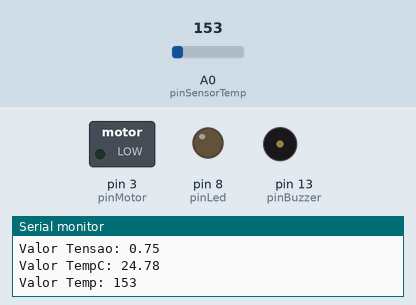
Recording of a sketch running on a simulated Arduino Uno, built with avr-gcc and run on an emulated ATmega328P. Shown: switched loads named in the sketch (green lamp = pin HIGH), output pins drawn as LEDs (lit = HIGH), buzzer (waves = sounding, pin HIGH), the last lines printed to the serial monitor. The test bench sets the inputs (shaded band); at power-on: A0 (pinSensorTemp) = 153.

Above: at 1.2 s.
1.3 s: A0 (pinSensorTemp) set to 170
At 2.4 s:
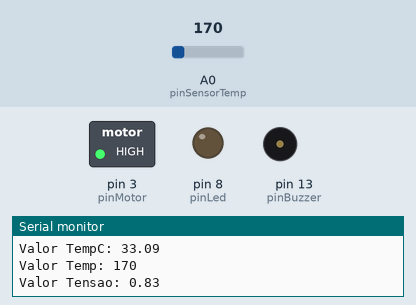
2.9 s: A0 (pinSensorTemp) set to 219
At 3.6 s:
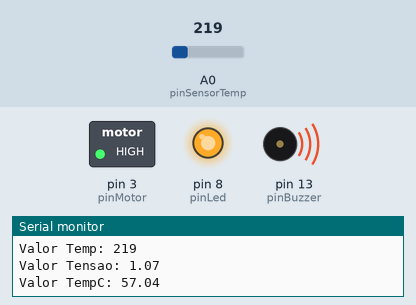
4.5 s: A0 (pinSensorTemp) set to 191
At 6.1 s:
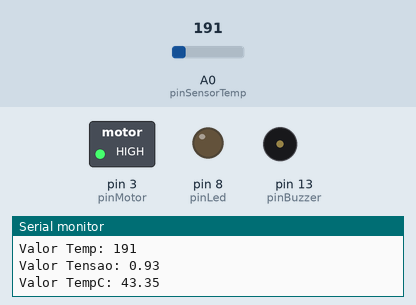
7.5 s: A0 (pinSensorTemp) set to 221
At 8.2 s:
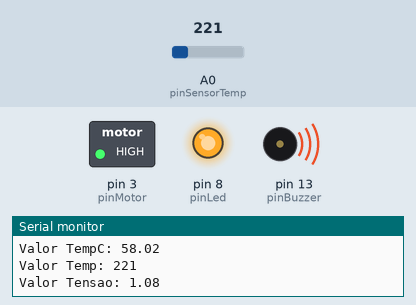
Timing chart, 0 to 10.5 s (numbered marks = the images above; inputs shaded):
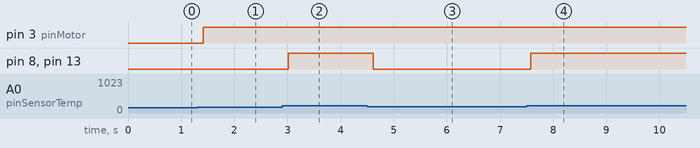

Measured:
- the behaviour switches between 162 and 163 on A0 (pinSensorTemp) (found by bisection; images 0 and 1)
- the behaviour switches between 203 and 204 on A0 (pinSensorTemp) (found by bisection; images 1 and 2)
- after the input at 1.3 s, pin 3 (pinMotor): LOW → HIGH after 0.11 s
- after the input at 2.9 s, pin 8 (pinLed), pin 13 (pinBuzzer): LOW → HIGH after 0.12 s
- after the input at 4.5 s, pin 8 (pinLed), pin 13 (pinBuzzer): HIGH → LOW after 0.12 s
- after the input at 7.5 s, pin 8 (pinLed), pin 13 (pinBuzzer): LOW → HIGH after 0.08 s

The sketch:

desafio_dio_1.ino
```cpp
// C++ code
//
/*#include <OneWire.h>
#include <DallasTemperature.h>
*/
int pinLed = 8;
int  pinBuzzer = 13;
int pinMotor = 3;
int pinSensorTemp = 0;
int valorTMP = 0;

/*
OneWire oneWire(pinSensorTemp);
DallasTemperature sensors(&oneWire);
*/
void setup()
{
  pinMode(LED_BUILTIN, OUTPUT);
  pinMode(pinLed, OUTPUT);
  pinMode(pinBuzzer, OUTPUT);
  pinMode(pinMotor,OUTPUT);

  Serial.begin(9600);
  digitalWrite(pinLed, HIGH);
  digitalWrite(pinBuzzer,LOW);
  digitalWrite(pinMotor,LOW);
  //sensors.begin();
}

void loop()
{

  valorTMP = analogRead(pinSensorTemp);
  Serial.print("Valor Temp: ");
  Serial.println(valorTMP);
  // Converte a leitura ADC para tensao em volts
  float tensao = (valorTMP *5.0) /1023.0;
  // Formula do TMP36 para temperatura
  float tempC = (tensao -0.5)* 100;
  Serial.print("Valor Tensao: ");
  Serial.println(tensao);
  Serial.print("Valor TempC: ");
  Serial.println(tempC);
 /*
  sensors.requestTemperatures();
  float tempC = sensors.getTempCByIndex(0);
  Serial.print("Valor Temp: ");
  Serial.println(tempC);
 */
  if(tempC < 29.5){
  	digitalWrite(pinLed, LOW);
  	digitalWrite(pinBuzzer,LOW);
    digitalWrite(pinMotor,LOW);

  }
  else if(tempC >=29.5){
  	digitalWrite(pinLed, LOW);
  	digitalWrite(pinBuzzer,LOW);
    digitalWrite(pinMotor,HIGH);
    if(tempC >= 49.5){
   	 digitalWrite(pinLed, HIGH);
     digitalWrite(pinBuzzer,HIGH);
    }

  }
}
```
